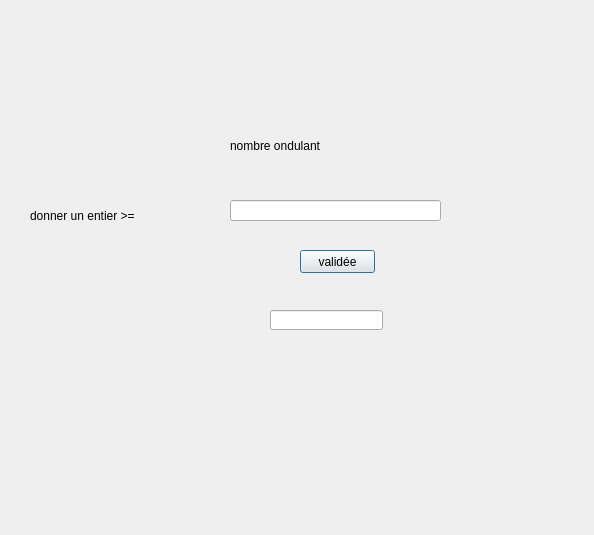
<?xml version="1.0" encoding="UTF-8"?>
<ui version="4.0">
 <class>Dialog</class>
 <widget class="QDialog" name="Dialog">
  <property name="geometry">
   <rect>
    <x>0</x>
    <y>0</y>
    <width>594</width>
    <height>535</height>
   </rect>
  </property>
  <property name="windowTitle">
   <string>Dialog</string>
  </property>
  <widget class="QLabel" name="label">
   <property name="geometry">
    <rect>
     <x>230</x>
     <y>130</y>
     <width>151</width>
     <height>31</height>
    </rect>
   </property>
   <property name="styleSheet">
    <string notr="true">font: 75 14pt &quot;MS Shell Dlg 2&quot;;</string>
   </property>
   <property name="text">
    <string>nombre ondulant</string>
   </property>
  </widget>
  <widget class="QLabel" name="label_2">
   <property name="geometry">
    <rect>
     <x>30</x>
     <y>180</y>
     <width>181</width>
     <height>71</height>
    </rect>
   </property>
   <property name="styleSheet">
    <string notr="true">font: 14pt &quot;MS Shell Dlg 2&quot;;</string>
   </property>
   <property name="text">
    <string>donner un entier &gt;=</string>
   </property>
  </widget>
  <widget class="QPushButton" name="p1">
   <property name="geometry">
    <rect>
     <x>300</x>
     <y>250</y>
     <width>75</width>
     <height>23</height>
    </rect>
   </property>
   <property name="text">
    <string>validée</string>
   </property>
  </widget>
  <widget class="QLineEdit" name="t1">
   <property name="geometry">
    <rect>
     <x>230</x>
     <y>200</y>
     <width>211</width>
     <height>21</height>
    </rect>
   </property>
  </widget>
  <widget class="QLineEdit" name="lineEdit">
   <property name="geometry">
    <rect>
     <x>270</x>
     <y>310</y>
     <width>113</width>
     <height>20</height>
    </rect>
   </property>
  </widget>
 </widget>
 <resources/>
 <connections/>
</ui>
